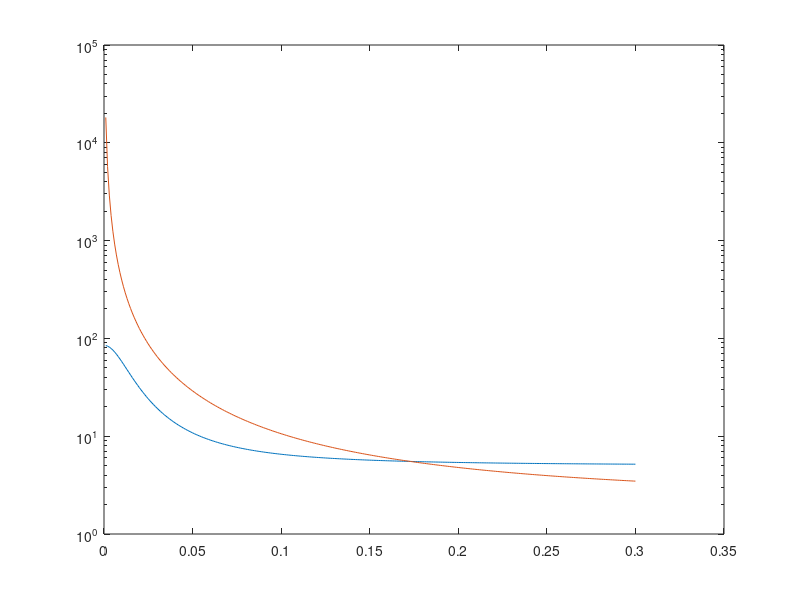

The MATLAB source for this figure:
% DoseDecay.m
% Compare Grigorieff and Rubinstein dose dependence
f=(.001:.001:.3)';
g=.75*(.245*f.^(-1.665)+2.81);
r=5+80./((f/.014).^2+1);

semilogy(f,[r g]);



